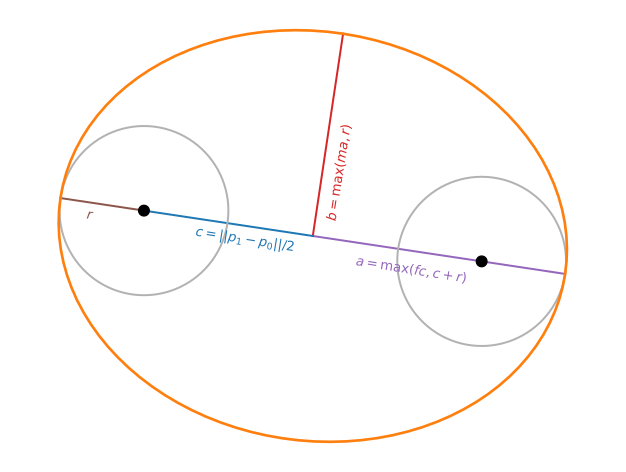

The Python source for this figure:
import numpy as np
import matplotlib.pyplot as plt

# Note: This is not the full script, and just for explanatory purposes.
#       See emg3d.maps.ellipse_indices for more details.

p0 = np.array([1500, 1400])     # Point 1
p1 = np.array([5500, 800])      # Point 2
radius = 1000                   # Radius
cx, cy = (p0 + p1) / 2          # Center coordinates
dx, dy = (p1 - p0) / 2          # Adjacent and opposite sides
dxy = np.linalg.norm([dx, dy])  # c: linear eccentricity
major = dxy + radius            # a: semi-major axis
minor = 0.8*major               # b: semi-minor axis
cos, sin = dx/dxy, dy/dxy       # Angles

# Parametrized ellipse
t = np.linspace(0, 2*np.pi, 101)
cost, sint = np.cos(t), np.sin(t)
x = cx + major*cos*cost - minor*sin*sint
y = cy + major*sin*cost + minor*cos*sint

# Vertices
vr = [cx + major*cos, cy + major*sin]
vl = [cx - major*cos, cy - major*sin]
vu = [cx - minor*sin, cy + minor*cos]

fig, ax = plt.subplots(constrained_layout=True)

# Draw a, b, c, and r
ax.plot([cx, vr[0]], [cy, vr[1]], 'C4')
ax.annotate(r'$a=\max(f c, c + r)$', (cx+500, cy-550), c='C4', rotation=-9)
ax.plot([cx, vu[0]], [cy, vu[1]], 'C3')
ax.annotate(r'$b=\max(m a, r)$', (cx+150, cy+200), c='C3', rotation=81)
ax.plot([p0[0], cx], [p0[1], cy], 'C0')
ax.annotate(r'$c=||p_1-p_0||/2$', (p0[0]+600, p0[1]-480), c='C0', rotation=-9)
ax.plot([vl[0], p0[0]], [vl[1], p0[1]], 'C5')
ax.annotate(r'$r$', (vl[0]+300, vl[1]-250), c='C5', rotation=-9)

# Draw the two points and their circles with radius
for p in [p0, p1]:
    ax.plot(*p, 'o', c='k', ms=8)
    ax.plot(p[0] + radius*cost, p[1] + radius*sint, '.7')

ax.plot(x, y, 'C1', lw=2)  # Draw the ellipse
ax.axis('equal')     # Ensure square axes
ax.axis('off')
fig.savefig('./ellipse.svg', bbox_inches='tight')
plt.show()
